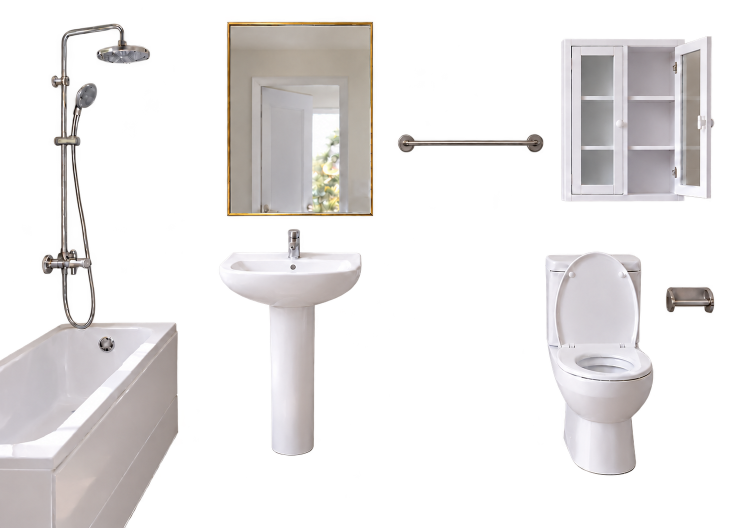
#> input picture images/bathroom_book/fixtures.png, 1491 x 1055 px (shown at 1/2 size)
$ python bathroom.py
#> lines starting #> are read from the running program, lines starting #| are printed output that depends on the picture
### scripts/sticker_books/bathroom_art.py
"""Clip coordinates for the bathroom sticker photos reused at the vanity."""

BATHROOM_ITEMS_IMAGE = './images/bathroom_book/items.png'
BATHROOM_VANITY_BOXES = {
    'lotion': (15, 275, 205, 615),
    'dryer': (205, 310, 535, 655),
}


def bathroom_photo(image, path, box):
    alpha = image.getchannel('A').crop(box)
    left, top, right, bottom = alpha.point(lambda value: 255 if value > 100 else 0).getbbox()
    return {
        'image': path,
        'sheet': list(image.size),
        'crop': [box[0] + left, box[1] + top, right - left, bottom - top],
    }

### scripts/sticker_books/bathroom.py
"""Describe source-image viewports for the sticker UI; never modifies the source art."""
import json
import sys
from pathlib import Path
ROOT = Path(__file__).resolve().parents[2]
sys.path.insert(0, str(ROOT / '_local/print-tools'))
from PIL import Image
from bathroom_art import BATHROOM_VANITY_BOXES, bathroom_photo

folder = ROOT / 'images/bathroom_book'
images = {name: Image.open(folder / (name + '.png')) for name in ['fixtures', 'items', 'towel-bin', 'boy-one', 'boy-two', 'poop']}
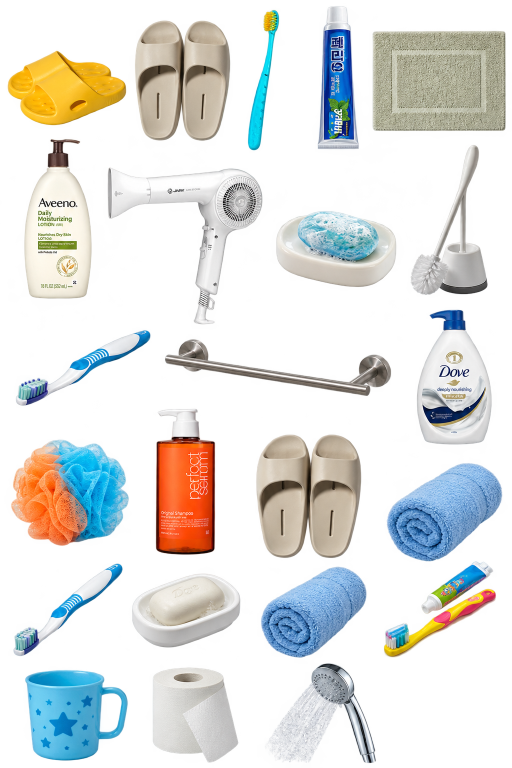
#> input picture images/bathroom_book/items.png, 1024 x 1536 px (shown at 1/2 size)
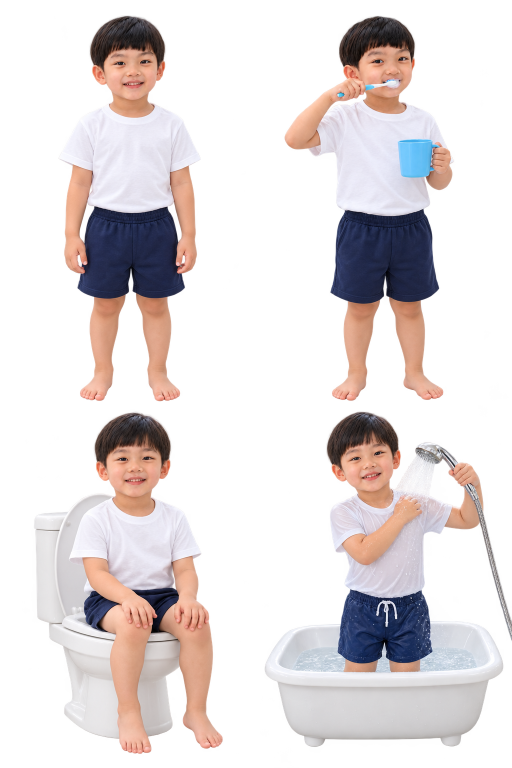
#> input picture images/bathroom_book/boy-one.png, 1024 x 1536 px (shown at 1/2 size)
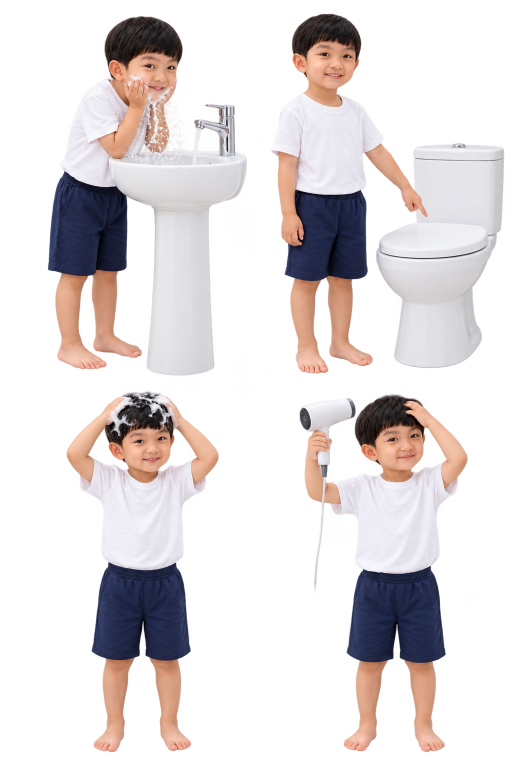
#> input picture images/bathroom_book/boy-two.png, 1024 x 1536 px (shown at 1/2 size)
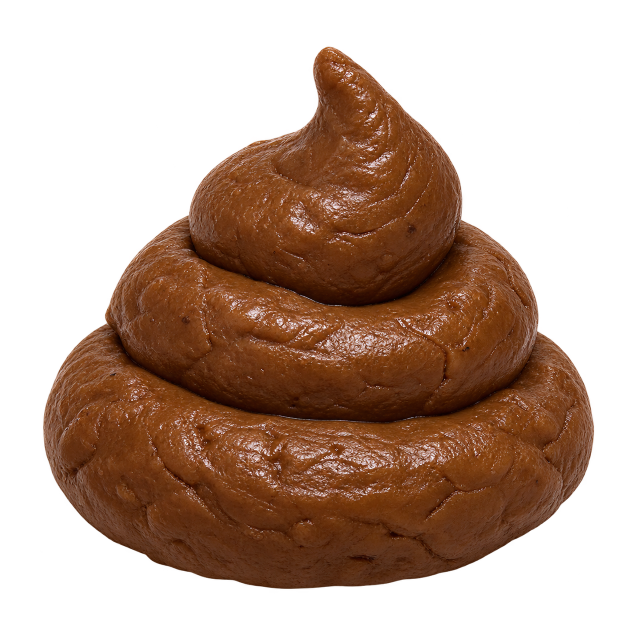
#> input picture images/bathroom_book/poop.png, 1254 x 1254 px (shown at 1/2 size)
#> images = 6 items
def piece(id, label, source, box, x, y, width=None, height=None, **extra):
    # Read alpha bounds only; the browser clips the unchanged sheet using SVG viewBox.
    art = bathroom_photo(images[source], './images/bathroom_book/'+source+'.png', box)
    r = art['crop']
    if width is None: width = height*r[2]/r[3]
    if height is None: height = width*r[3]/r[2]
    return dict(id=id, label=label, **art,
                target=[round(x/1491,6), round(y/1055,6), round(width/1491,6), round(height/1055,6)], **extra)

fixtures=[]
for id,label,box in [
    ('bath','욕조',(0,660,365,1055)), ('shower','샤워기',(78,42,306,639)),
    ('mirror','거울',(443,30,758,443)), ('sink','세면대',(425,451,731,924)),
    ('cabinet','수납장',(1110,60,1438,415)), ('rail','수건걸이',(785,262,1096,312)),
    ('toilet','변기',(1075,497,1320,963)), ('holder','휴지걸이',(1324,565,1437,634))]:
    p=piece(id,label,'fixtures',box,0,0,width=1)
    x,y,w,h=p['crop']; p['target']=[x/1491,y/1055,w/1491,h/1055]
    fixtures.append(p)
#> this loop made 8 passes
#> (height in piece, x, y, w) on passes 1 to 8: (1.11, 0, 660, 356), (2.74, 84, 47, 216), (1.33, 454, 44, 292), (1.59, 438, 458, 285), (1.08, 1123, 73, 306), (0.127, 796, 268, 291), (2.07, 1091, 504, 216), (0.542, 1332, 574, 96)
#> after the loop, fixtures = 8 items

items=[
    piece('shampoo','샴푸','items',(295,810,445,1120),230,180,width=65),
    piece('bodywash','바디워시','items',(815,610,1015,900),312,190,width=75),
    piece('soap','비누','items',(260,1135,485,1310),740,450,width=90),
    piece('cup','양치컵','items',(25,1330,265,1536),852,442,width=76),
    piece('brush','칫솔','items',(480,0,590,310),958,380,height=130),
    piece('paste','치약','items',(625,0,725,305),1014,385,height=125),
    piece('towel','수건','towel-bin',(0,0,850,1024),873,281,width=135),
    piece('paper','휴지','items',(285,1325,485,1536),1339,580,width=83),
    piece('bin','쓰레기통','towel-bin',(850,0,1536,1024),1335,800,width=120),
    piece('mat','발매트','items',(735,20,1024,280),445,885,width=220),
    piece('slippers','슬리퍼','items',(260,0,475,290),810,867,width=115),
    piece('lotion','로션','items',BATHROOM_VANITY_BOXES['lotion'],1150,105,height=110),
    piece('dryer','드라이기','items',BATHROOM_VANITY_BOXES['dryer'],1250,100,width=100),
    piece('roll','수건','items',(760,915,1024,1118),1147,245,width=95),
    piece('puff','샤워볼','items',(0,855,270,1115),1256,243,width=75),
    piece('cleaner','변기솔','items',(805,280,1000,605),1005,820,height=130),
]
# Append to preserve saved indices of the existing toiletries.
items.append(piece('poop','똥','poop',(0,0,*images['poop'].size),1170,675,width=65))
routine_defs=[
    ('stand','서 있어요','boy-one',(0,0,512,814),690,420,580,None),
    ('brush','양치해요','boy-one',(512,0,1024,814),405,420,580,None),
    ('sit','변기에 앉아요','boy-one',(0,814,512,1536),1060,380,580,'toilet'),
    ('shower','샤워해요','boy-one',(512,814,1024,1536),0,365,690,'bath'),
    ('face','세수해요','boy-two',(0,0,512,768),385,390,555,'sink'),
    ('prepare','화장실에 가요','boy-two',(512,0,1024,768),940,380,580,'toilet'),
    ('hair','머리 감아요','boy-two',(0,768,512,1536),140,360,630,None),
    ('dry','머리 말려요','boy-two',(512,768,1024,1536),710,380,610,None),
]
routines=[piece(id,label,source,box,x,y,height=height,omit=omit) for id,label,source,box,x,y,height,omit in routine_defs]
#> in bathroom_photo (call 29), `alpha = image.getchannel('A').crop(box)`:
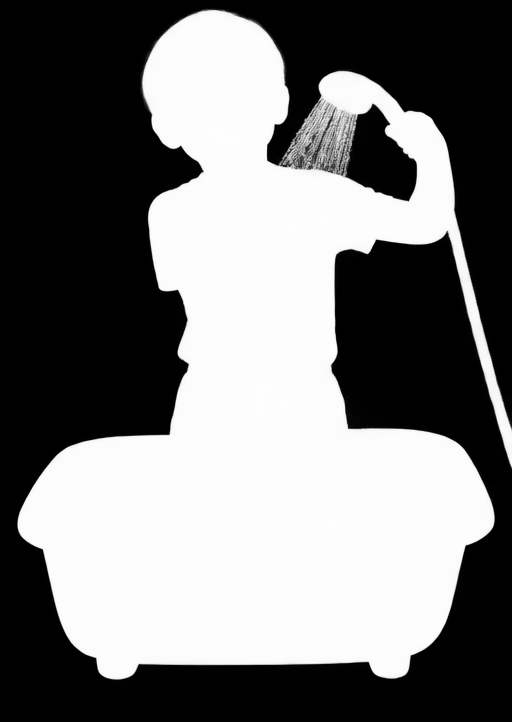
#> alpha: PIL image 512x722 L; min 0, max 254, mean 120
#> in bathroom_photo (call 29), `left, top, right, bottom = alpha.point(lambda value: 255 if value > 10..`: left = 17; top = 10; right = 512; bottom = 680
#> in bathroom_photo (call 31), `alpha = image.getchannel('A').crop(box)`:
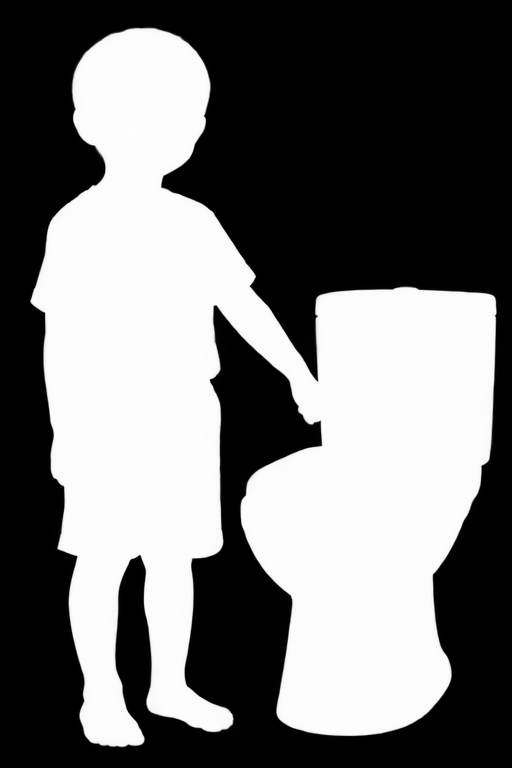
#> alpha: PIL image 512x768 L; min 0, max 254, mean 115.6
#> in bathroom_photo (call 31), `left, top, right, bottom = alpha.point(lambda value: 255 if value > 10..`: left = 30; top = 28; right = 497; bottom = 747
#> in bathroom_photo (call 33), `alpha = image.getchannel('A').crop(box)`:
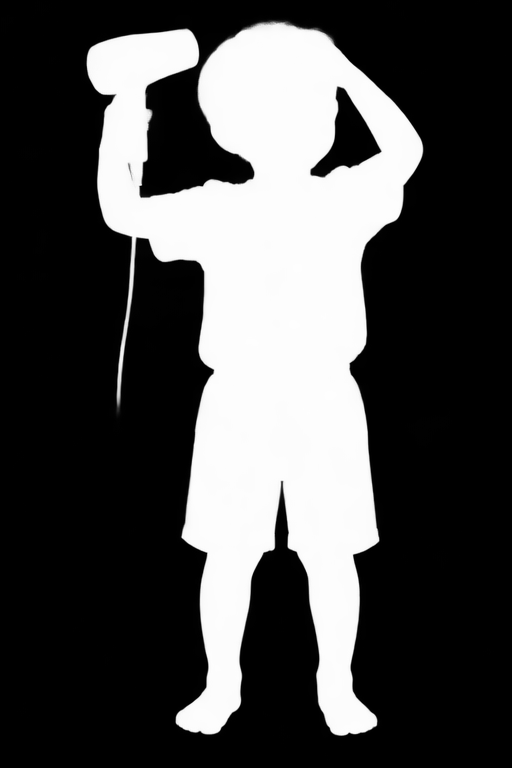
#> alpha: PIL image 512x768 L; min 0, max 254, mean 76
#> in bathroom_photo (call 33), `left, top, right, bottom = alpha.point(lambda value: 255 if value > 10..`: left = 87; top = 22; right = 423
#> routines = 8 items
catalog=dict(width=1491,height=1055,room='./images/bathroom_book/room.png',empty='./images/bathroom_book/empty.png',
             chapters=[dict(id='fixtures',title='큰 물건 붙이기',subtitle='하나씩 붙여 욕실을 완성해요',pieces=fixtures),
                       dict(id='items',title='생활용품 놓기',subtitle='선반과 수건걸이에 놓아요',pieces=items),
                       dict(id='routines',title='생활 연습',subtitle='재민이와 함께 씻고 준비해요',pieces=routines)])
#> catalog = 5 items
for chapter in catalog['chapters']:
    for p in chapter['pieces']:
        x,y,w,h=p['target']; assert x>=0 and y>=0 and x+w<=1.01 and y+h<=1.01,p['id']
#> this loop made 3 passes
(ROOT/'js/data/sticker-book-data.js').write_text('/* Generated by scripts/build-sticker-catalog.py; source art is unchanged. */\nwindow.STICKER_BOOK = '+json.dumps(catalog,ensure_ascii=False,indent=2)+';\n',encoding='utf-8')
print('Sticker catalog:', [(c['id'],len(c['pieces'])) for c in catalog['chapters']])
#| Sticker catalog: [('fixtures', 8), ('items', 17), ('routines', 8)]
